Frame 1 (no input): blank canvas, image omitted
Frame 60 (the mouse pressed at the canvas centre just before this capture): blank canvas, image omitted
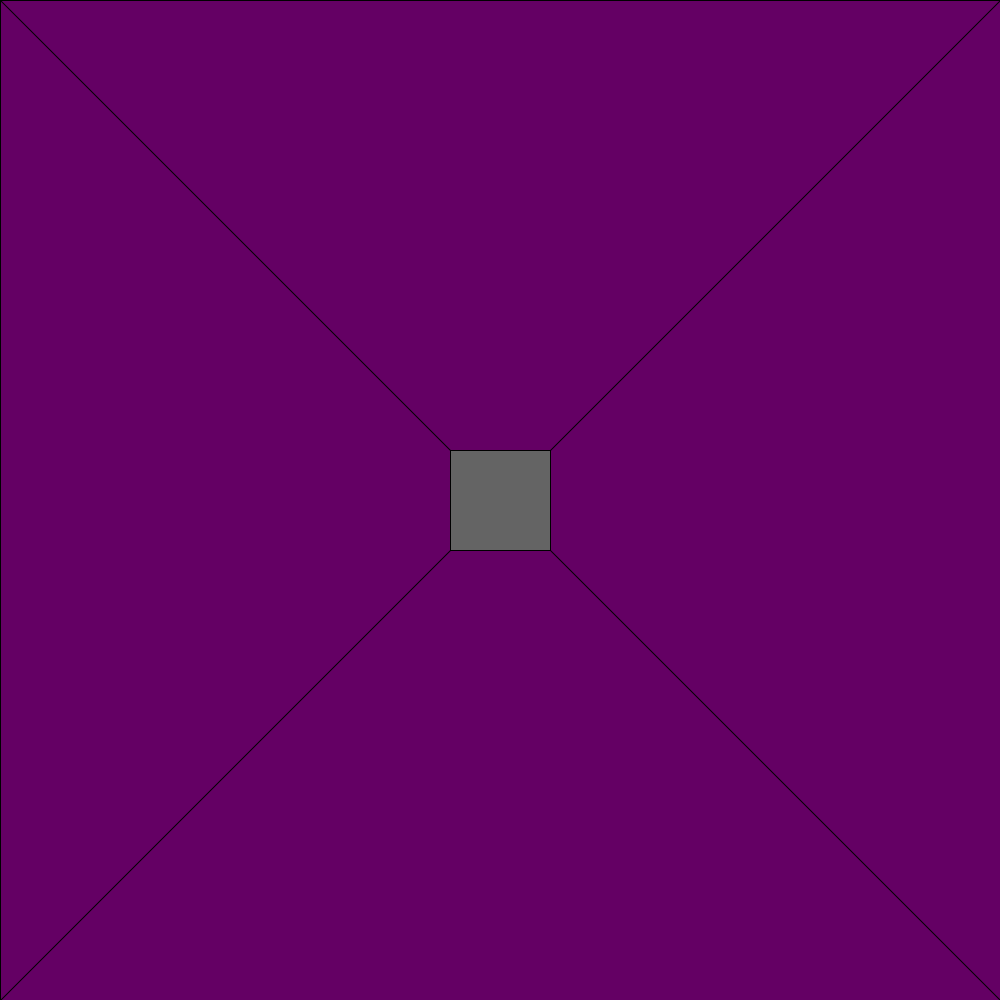
Frame 120 (the mouse held since frame 60 and released just before this capture)

The Processing sketch whose frames 1 and 60 were blank and that drew this single picture after the mouse press (run headless with seeded random() and noise(); from frame 60 on, the mouse is pressed at the canvas centre):

// Processing sketch: processing_155313
// ── processing_155313.pde

int counter;
int topRight;
int topLeft;
int botRight;
int botLeft;


void setup() {  //setup function called initially, only once
  size(1000, 1000);
  background(255);  //set background white
  //colorMode(HSB);   //set colors to Hue, Saturation, Brightness mode
  counter = 0;
  rectMode(CENTER);
}

void draw() {  //draw function loops 
  counter++;
  //noStroke();
  fill(100,0,100);
  //rect(100,100,50,50);
  if (mousePressed==true) {
  rect(500,500,1000,1000);
  fill(100,100,100);
  rect(mouseX,mouseY,100,100);
  
  line(0,0,mouseX-50,mouseY-50);
  line(1000,1000,mouseX+50,mouseY+50);
  line(1000,0,mouseX+50,mouseY-50);
  line(0,1000,mouseX-50,mouseY+50);
  }
}
